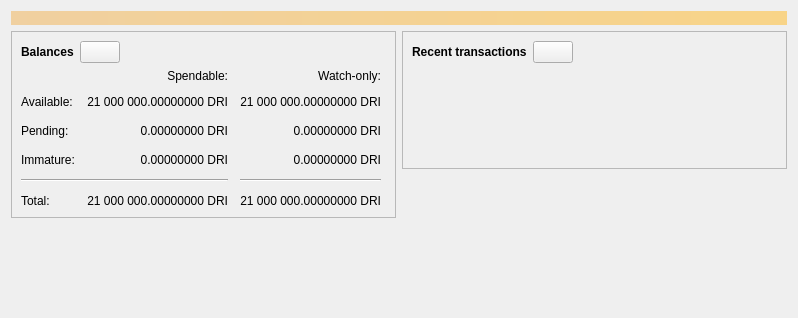
<?xml version="1.0" encoding="UTF-8"?>
<ui version="4.0">
 <class>OverviewPage</class>
 <widget class="QWidget" name="OverviewPage">
  <property name="geometry">
   <rect>
    <x>0</x>
    <y>0</y>
    <width>798</width>
    <height>318</height>
   </rect>
  </property>
  <property name="windowTitle">
   <string>Form</string>
  </property>
  <layout class="QVBoxLayout" name="topLayout">
   <item>
    <widget class="QLabel" name="labelAlerts">
     <property name="visible">
      <bool>false</bool>
     </property>
     <property name="styleSheet">
      <string notr="true">QLabel { background-color: qlineargradient(x1: 0, y1: 0, x2: 1, y2: 0, stop:0 #F0D0A0, stop:1 #F8D488); color:#000000; }</string>
     </property>
     <property name="wordWrap">
      <bool>true</bool>
     </property>
     <property name="margin">
      <number>3</number>
     </property>
     <property name="textInteractionFlags">
      <set>Qt::TextSelectableByMouse</set>
     </property>
    </widget>
   </item>
   <item>
    <layout class="QHBoxLayout" name="horizontalLayout" stretch="1,1">
     <item>
      <layout class="QVBoxLayout" name="verticalLayout_2">
       <item>
        <widget class="QFrame" name="frame">
         <property name="frameShape">
          <enum>QFrame::StyledPanel</enum>
         </property>
         <property name="frameShadow">
          <enum>QFrame::Raised</enum>
         </property>
         <layout class="QVBoxLayout" name="verticalLayout_4">
          <item>
           <layout class="QHBoxLayout" name="horizontalLayout_4">
            <item>
             <widget class="QLabel" name="label_5">
              <property name="font">
               <font>
                <weight>75</weight>
                <bold>true</bold>
               </font>
              </property>
              <property name="text">
               <string>Balances</string>
              </property>
             </widget>
            </item>
            <item>
             <widget class="QPushButton" name="labelWalletStatus">
              <property name="enabled">
               <bool>true</bool>
              </property>
              <property name="maximumSize">
               <size>
                <width>45</width>
                <height>16777215</height>
               </size>
              </property>
              <property name="toolTip">
               <string>The displayed information may be out of date. Your wallet automatically synchronizes with the DRiyal network after a connection is established, but this process has not completed yet.</string>
              </property>
              <property name="text">
               <string/>
              </property>
              <property name="icon">
               <iconset resource="../driyal.qrc">
                <normaloff>:/icons/warning</normaloff>
                <disabledoff>:/icons/warning</disabledoff>:/icons/warning</iconset>
              </property>
              <property name="iconSize">
               <size>
                <width>24</width>
                <height>24</height>
               </size>
              </property>
             </widget>
            </item>
            <item>
             <spacer name="horizontalSpacer_3">
              <property name="orientation">
               <enum>Qt::Horizontal</enum>
              </property>
              <property name="sizeHint" stdset="0">
               <size>
                <width>40</width>
                <height>20</height>
               </size>
              </property>
             </spacer>
            </item>
           </layout>
          </item>
          <item>
           <layout class="QGridLayout" name="gridLayout">
            <property name="spacing">
             <number>12</number>
            </property>
            <item row="2" column="2">
             <widget class="QLabel" name="labelWatchPending">
              <property name="cursor">
               <cursorShape>IBeamCursor</cursorShape>
              </property>
              <property name="toolTip">
               <string>Unconfirmed transactions to watch-only addresses</string>
              </property>
              <property name="text">
               <string notr="true">0.00000000 DRI</string>
              </property>
              <property name="alignment">
               <set>Qt::AlignRight|Qt::AlignTrailing|Qt::AlignVCenter</set>
              </property>
              <property name="textInteractionFlags">
               <set>Qt::LinksAccessibleByMouse|Qt::TextSelectableByKeyboard|Qt::TextSelectableByMouse</set>
              </property>
             </widget>
            </item>
            <item row="2" column="1">
             <widget class="QLabel" name="labelUnconfirmed">
              <property name="cursor">
               <cursorShape>IBeamCursor</cursorShape>
              </property>
              <property name="toolTip">
               <string>Total of transactions that have yet to be confirmed, and do not yet count toward the spendable balance</string>
              </property>
              <property name="text">
               <string notr="true">0.00000000 DRI</string>
              </property>
              <property name="alignment">
               <set>Qt::AlignRight|Qt::AlignTrailing|Qt::AlignVCenter</set>
              </property>
              <property name="textInteractionFlags">
               <set>Qt::LinksAccessibleByMouse|Qt::TextSelectableByKeyboard|Qt::TextSelectableByMouse</set>
              </property>
             </widget>
            </item>
            <item row="3" column="2">
             <widget class="QLabel" name="labelWatchImmature">
              <property name="cursor">
               <cursorShape>IBeamCursor</cursorShape>
              </property>
              <property name="toolTip">
               <string>Mined balance in watch-only addresses that has not yet matured</string>
              </property>
              <property name="text">
               <string notr="true">0.00000000 DRI</string>
              </property>
              <property name="alignment">
               <set>Qt::AlignRight|Qt::AlignTrailing|Qt::AlignVCenter</set>
              </property>
              <property name="textInteractionFlags">
               <set>Qt::LinksAccessibleByMouse|Qt::TextSelectableByKeyboard|Qt::TextSelectableByMouse</set>
              </property>
             </widget>
            </item>
            <item row="4" column="0" colspan="2">
             <widget class="Line" name="line">
              <property name="orientation">
               <enum>Qt::Horizontal</enum>
              </property>
             </widget>
            </item>
            <item row="4" column="2">
             <widget class="Line" name="lineWatchBalance">
              <property name="sizePolicy">
               <sizepolicy hsizetype="Preferred" vsizetype="Fixed">
                <horstretch>0</horstretch>
                <verstretch>0</verstretch>
               </sizepolicy>
              </property>
              <property name="minimumSize">
               <size>
                <width>140</width>
                <height>0</height>
               </size>
              </property>
              <property name="orientation">
               <enum>Qt::Horizontal</enum>
              </property>
             </widget>
            </item>
            <item row="5" column="0">
             <widget class="QLabel" name="labelTotalText">
              <property name="text">
               <string>Total:</string>
              </property>
             </widget>
            </item>
            <item row="3" column="1">
             <widget class="QLabel" name="labelImmature">
              <property name="cursor">
               <cursorShape>IBeamCursor</cursorShape>
              </property>
              <property name="toolTip">
               <string>Mined balance that has not yet matured</string>
              </property>
              <property name="text">
               <string notr="true">0.00000000 DRI</string>
              </property>
              <property name="alignment">
               <set>Qt::AlignRight|Qt::AlignTrailing|Qt::AlignVCenter</set>
              </property>
              <property name="textInteractionFlags">
               <set>Qt::LinksAccessibleByMouse|Qt::TextSelectableByKeyboard|Qt::TextSelectableByMouse</set>
              </property>
             </widget>
            </item>
            <item row="2" column="3">
             <spacer name="horizontalSpacer_2">
              <property name="orientation">
               <enum>Qt::Horizontal</enum>
              </property>
              <property name="sizeHint" stdset="0">
               <size>
                <width>40</width>
                <height>20</height>
               </size>
              </property>
             </spacer>
            </item>
            <item row="3" column="0">
             <widget class="QLabel" name="labelImmatureText">
              <property name="text">
               <string>Immature:</string>
              </property>
             </widget>
            </item>
            <item row="5" column="1">
             <widget class="QLabel" name="labelTotal">
              <property name="cursor">
               <cursorShape>IBeamCursor</cursorShape>
              </property>
              <property name="toolTip">
               <string>Your current total balance</string>
              </property>
              <property name="text">
               <string notr="true">21 000 000.00000000 DRI</string>
              </property>
              <property name="alignment">
               <set>Qt::AlignRight|Qt::AlignTrailing|Qt::AlignVCenter</set>
              </property>
              <property name="textInteractionFlags">
               <set>Qt::LinksAccessibleByMouse|Qt::TextSelectableByKeyboard|Qt::TextSelectableByMouse</set>
              </property>
             </widget>
            </item>
            <item row="5" column="2">
             <widget class="QLabel" name="labelWatchTotal">
              <property name="cursor">
               <cursorShape>IBeamCursor</cursorShape>
              </property>
              <property name="toolTip">
               <string>Current total balance in watch-only addresses</string>
              </property>
              <property name="text">
               <string notr="true">21 000 000.00000000 DRI</string>
              </property>
              <property name="alignment">
               <set>Qt::AlignRight|Qt::AlignTrailing|Qt::AlignVCenter</set>
              </property>
              <property name="textInteractionFlags">
               <set>Qt::LinksAccessibleByMouse|Qt::TextSelectableByKeyboard|Qt::TextSelectableByMouse</set>
              </property>
             </widget>
            </item>
            <item row="0" column="2">
             <widget class="QLabel" name="labelWatchonly">
              <property name="text">
               <string>Watch-only:</string>
              </property>
              <property name="alignment">
               <set>Qt::AlignRight|Qt::AlignTrailing|Qt::AlignVCenter</set>
              </property>
             </widget>
            </item>
            <item row="1" column="0">
             <widget class="QLabel" name="labelBalanceText">
              <property name="text">
               <string>Available:</string>
              </property>
             </widget>
            </item>
            <item row="1" column="1">
             <widget class="QLabel" name="labelBalance">
              <property name="cursor">
               <cursorShape>IBeamCursor</cursorShape>
              </property>
              <property name="toolTip">
               <string>Your current spendable balance</string>
              </property>
              <property name="text">
               <string notr="true">21 000 000.00000000 DRI</string>
              </property>
              <property name="alignment">
               <set>Qt::AlignRight|Qt::AlignTrailing|Qt::AlignVCenter</set>
              </property>
              <property name="textInteractionFlags">
               <set>Qt::LinksAccessibleByMouse|Qt::TextSelectableByKeyboard|Qt::TextSelectableByMouse</set>
              </property>
             </widget>
            </item>
            <item row="1" column="2">
             <widget class="QLabel" name="labelWatchAvailable">
              <property name="cursor">
               <cursorShape>IBeamCursor</cursorShape>
              </property>
              <property name="toolTip">
               <string>Your current balance in watch-only addresses</string>
              </property>
              <property name="text">
               <string notr="true">21 000 000.00000000 DRI</string>
              </property>
              <property name="alignment">
               <set>Qt::AlignRight|Qt::AlignTrailing|Qt::AlignVCenter</set>
              </property>
              <property name="textInteractionFlags">
               <set>Qt::LinksAccessibleByMouse|Qt::TextSelectableByKeyboard|Qt::TextSelectableByMouse</set>
              </property>
             </widget>
            </item>
            <item row="2" column="0">
             <widget class="QLabel" name="labelPendingText">
              <property name="text">
               <string>Pending:</string>
              </property>
             </widget>
            </item>
            <item row="0" column="1">
             <widget class="QLabel" name="labelSpendable">
              <property name="text">
               <string>Spendable:</string>
              </property>
              <property name="alignment">
               <set>Qt::AlignRight|Qt::AlignTrailing|Qt::AlignVCenter</set>
              </property>
             </widget>
            </item>
           </layout>
          </item>
         </layout>
        </widget>
       </item>
       <item>
        <spacer name="verticalSpacer">
         <property name="orientation">
          <enum>Qt::Vertical</enum>
         </property>
         <property name="sizeHint" stdset="0">
          <size>
           <width>20</width>
           <height>40</height>
          </size>
         </property>
        </spacer>
       </item>
      </layout>
     </item>
     <item>
      <layout class="QVBoxLayout" name="verticalLayout_3">
       <item>
        <widget class="QFrame" name="frame_2">
         <property name="frameShape">
          <enum>QFrame::StyledPanel</enum>
         </property>
         <property name="frameShadow">
          <enum>QFrame::Raised</enum>
         </property>
         <layout class="QVBoxLayout" name="verticalLayout">
          <item>
           <layout class="QHBoxLayout" name="horizontalLayout_2">
            <item>
             <widget class="QLabel" name="label_4">
              <property name="font">
               <font>
                <weight>75</weight>
                <bold>true</bold>
               </font>
              </property>
              <property name="text">
               <string>Recent transactions</string>
              </property>
             </widget>
            </item>
            <item>
             <widget class="QPushButton" name="labelTransactionsStatus">
              <property name="enabled">
               <bool>true</bool>
              </property>
              <property name="maximumSize">
               <size>
                <width>45</width>
                <height>16777215</height>
               </size>
              </property>
              <property name="toolTip">
               <string>The displayed information may be out of date. Your wallet automatically synchronizes with the DRiyal network after a connection is established, but this process has not completed yet.</string>
              </property>
              <property name="text">
               <string/>
              </property>
              <property name="icon">
               <iconset resource="../driyal.qrc">
                <normaloff>:/icons/warning</normaloff>
                <disabledoff>:/icons/warning</disabledoff>:/icons/warning</iconset>
              </property>
              <property name="iconSize">
               <size>
                <width>24</width>
                <height>24</height>
               </size>
              </property>
             </widget>
            </item>
            <item>
             <spacer name="horizontalSpacer">
              <property name="orientation">
               <enum>Qt::Horizontal</enum>
              </property>
              <property name="sizeHint" stdset="0">
               <size>
                <width>40</width>
                <height>20</height>
               </size>
              </property>
             </spacer>
            </item>
           </layout>
          </item>
          <item>
           <widget class="TransactionOverviewWidget" name="listTransactions">
            <property name="styleSheet">
             <string notr="true">QListView { background: transparent; }</string>
            </property>
            <property name="frameShape">
             <enum>QFrame::NoFrame</enum>
            </property>
            <property name="verticalScrollBarPolicy">
             <enum>Qt::ScrollBarAlwaysOff</enum>
            </property>
            <property name="horizontalScrollBarPolicy">
             <enum>Qt::ScrollBarAlwaysOff</enum>
            </property>
            <property name="sizeAdjustPolicy">
             <enum>QAbstractScrollArea::AdjustToContents</enum>
            </property>
            <property name="selectionMode">
             <enum>QAbstractItemView::NoSelection</enum>
            </property>
            <property name="uniformItemSizes">
             <bool>true</bool>
            </property>
           </widget>
          </item>
         </layout>
        </widget>
       </item>
       <item>
        <spacer name="verticalSpacer_2">
         <property name="orientation">
          <enum>Qt::Vertical</enum>
         </property>
         <property name="sizeHint" stdset="0">
          <size>
           <width>20</width>
           <height>40</height>
          </size>
         </property>
        </spacer>
       </item>
      </layout>
     </item>
    </layout>
   </item>
  </layout>
 </widget>
 <customwidgets>
  <customwidget>
   <class>TransactionOverviewWidget</class>
   <extends>QListView</extends>
   <header>qt/transactionoverviewwidget.h</header>
  </customwidget>
 </customwidgets>
 <resources/>
 <connections/>
</ui>
